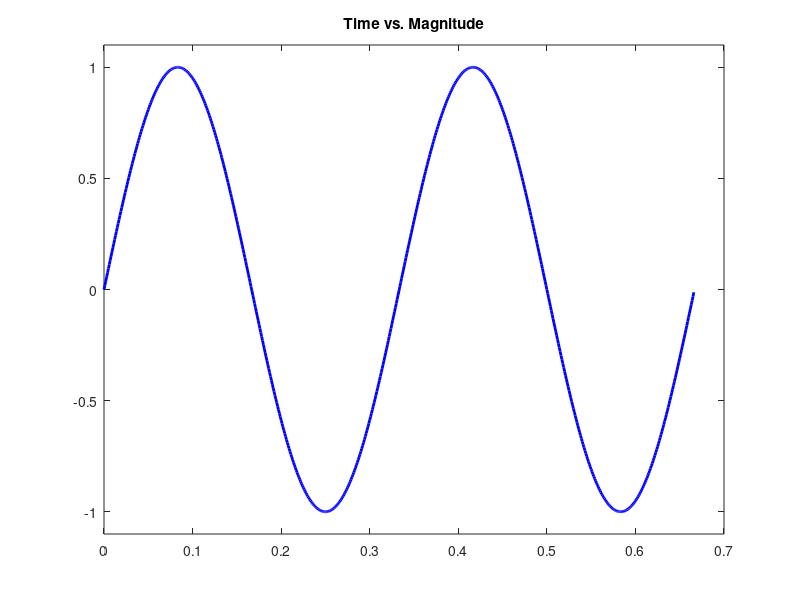

Write MATLAB code to recreate this figure. (Note: this script raises an error after producing the figure.)
clear % clears the memory % 
clc % clears the screen%

% Task 1: Construction of continuous time signal %

start = 0;
increment = 0.001;
stop = 0.666;
t = start : increment : stop;                           % t = time (s) %
x_c = sin(2*pi*3*t);                                % x_c = continuous %

% Task 2: Plotting of continous time signal %

figure('units', 'normalized', 'OuterPosition', [0 0 1 1]);
plot (t, x_c, 'LineWidth', 2, 'Color', 'blue'); 
ylim([-1.1 1.1]);
[t] = title('Time vs. Magnitude', 'Color', 'black', 'FontWeight','bold');
t.FontSize = 16;
[x] = xlabel('Time (s)', 'color', 'black', 'FontWeight','bold');
[y] = ylabel('Magnitude', 'color', 'black', 'FontWeight','bold');
x.FontSize = 14;
y.FontSize = 14;
hold on;
grid on; 

% The tick marks must be 14 font, bold, gca?? %

% Task 3: Continuous time to discrete converstion %

Nyquist_Frequency = 3;
Nyquist_Rate = Nyquist_Frequency * 2;
Sampling_Frequency = Nyquist_Rate * 5;
Sampling_Period = 1 / Sampling_Frequency;
Period = 1 / Nyquist_Frequency;
N = Period / Sampling_Period;
n = 0:1:2*N;
nTs = n * Sampling_Period;
x_disc = sin(2*pi*3*nTs);
stem(nTs,x_disc, 'LineWidth', 2, 'Color', 'red');

% Task 4: Displaying Results %

legend('sin(2*pi*3*t)','sin(2*pi*3*nTs)')
fig = gcf;
saveas(gcf,'figure1.jpeg');

% Task 5: Data Handling %

T = table(nTs(:),x_disc(:),'VariableNames',{'Discrete Time Data','Discrete Magnitude Data'});
save('Lab1_data.mat','T');
writetable(T, 'Lab1_data.txt');
writetable(T,'Lab1_data.xls');

% Task 6: Adjust the discrete signal in order that each sample is rounded up/down in order that it lies exactly upon a quantisation level. %

for i = 1: length(x_disc)
    x_disc(i) = round(x_disc(i),1,'significant');
    %disp(x_disc(i))
end 

%This doesn't work

% Task 7: Use the 'interpl' command to resample the signal by a factor of 2. Ivestigate the differences between 'linear' and 'spline' interpolation. %
